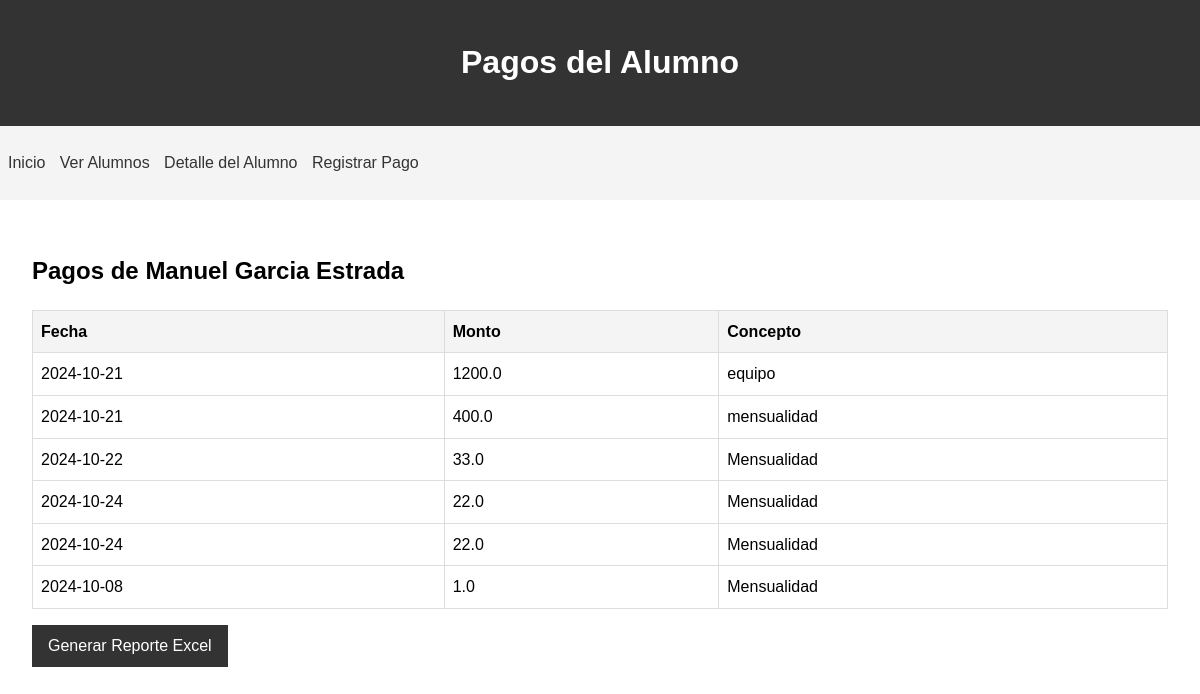
Before: /pagos/2 with the older database file.
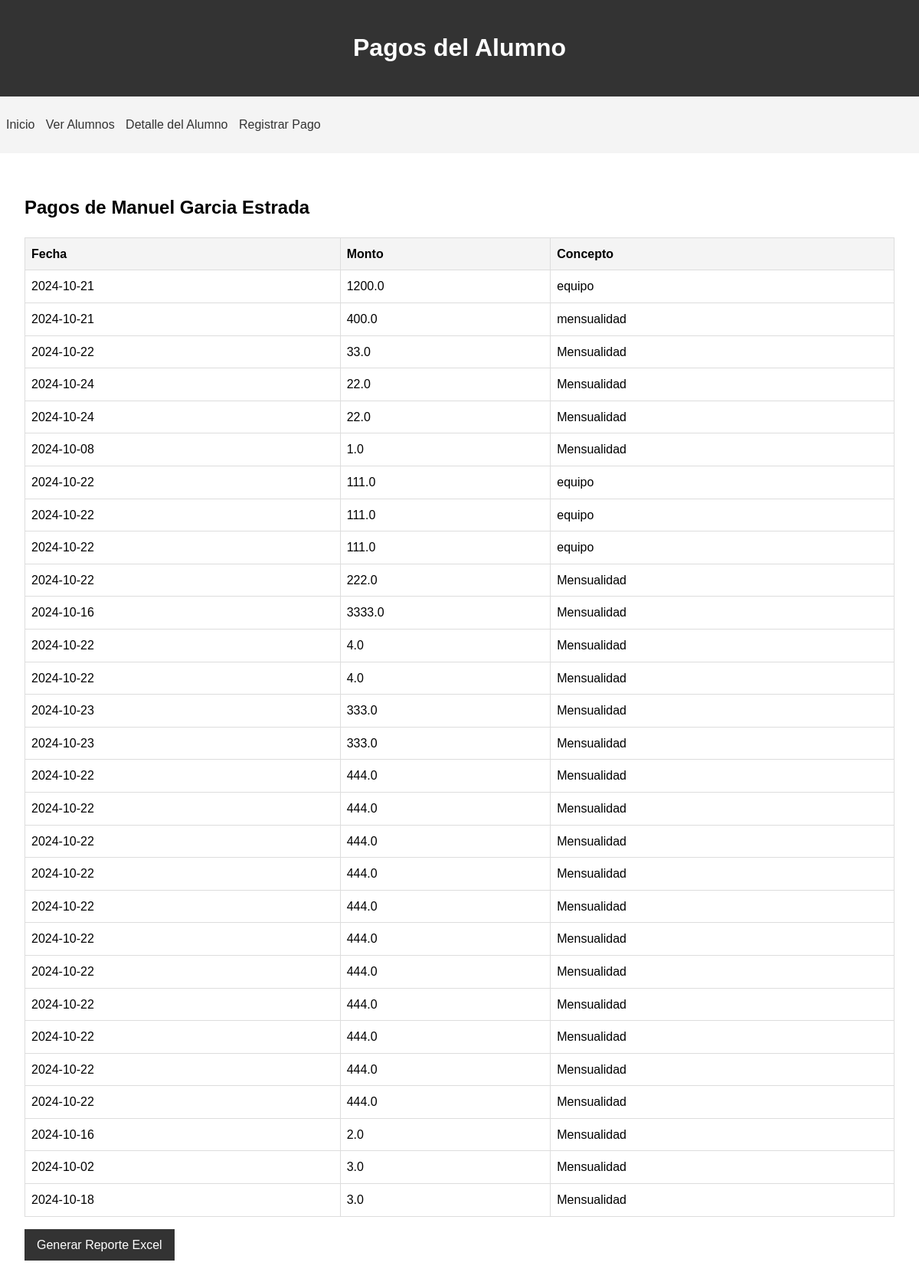
After: the same page with the newer database file.
### app.py (models this page shows)
class Alumno(Base):
    __tablename__ = 'alumnos'
    id = Column(Integer, primary_key=True)
    apaterno = Column(String(50), nullable=False)
    apmaterno = Column(String(50), nullable=False)
    nombre = Column(String(50), nullable=False)
    fbday = Column(Date, nullable=False)
    curp = Column(String(18), unique=True, nullable=False)
    calle = Column(String(100), nullable=True)
    numero = Column(String(10), nullable=False)
    colonia = Column(String(100), nullable=False)
    email = Column(String(100), nullable=False)
    telefono = Column(String(15), nullable=False)
    numafiliacion = Column(String(20), unique=True, nullable=True)
    estatus = Column(String(10), nullable=False)
    pagos = relationship("Pago", back_populates="alumno")

class Pago(Base):
    __tablename__ = 'pagos'
    id = Column(Integer, primary_key=True)
    alumno_id = Column(Integer, ForeignKey('alumnos.id'))
    fecha = Column(Date, nullable=False)
    monto = Column(Float, nullable=False)
    concepto = Column(String(100), nullable=False)
    alumno = relationship("Alumno", back_populates="pagos")

### app.py (the view)
@app.route('/pagos/<int:alumno_id>')
def pagos(alumno_id): #redefinit variable a getpagos para identificar que es el listado de pagos
    session = Session()
    try:
        alumno = session.query(Alumno).get(alumno_id)
        pagos = session.query(Pago).filter_by(alumno_id=alumno_id).all()
        return render_template('pagos.html', alumno=alumno, pagos=pagos)
    except Exception as e:
        return f"Error: {str(e)}"
    finally:
        session.close()

### templates/pagos.html (shortened to what this page needs)
<!DOCTYPE html>
<html lang="es">
<head>
    <link rel="stylesheet" href="{{ url_for('static', filename='css/styles.css') }}">
</head>
<body>
    <header>
        <h1>Pagos del Alumno</h1>
    </header>
    <nav>
        <ul>
            <li><a href="{{ url_for('index') }}">Inicio</a></li>
            <li><a href="{{ url_for('lista_alumnos') }}">Ver Alumnos</a></li>
            <li><a href="{{ url_for('detalle_alumno', id=alumno.id) }}">Detalle del Alumno</a></li>
            <li><a href="{{ url_for('pago', alumno_id=alumno.id) }}">Registrar Pago</a></li>
        </ul>
    </nav>
    <main>
        <h2>Pagos de {{ alumno.nombre }} {{ alumno.apaterno }} {{ alumno.apmaterno }}</h2>
        <table>
            <thead>
                <tr>
                    <th>Fecha</th>
                    <th>Monto</th>
                    <th>Concepto</th>
                </tr>
            </thead>
            <tbody>
                {% for pago in pagos %}
                <tr>
                    <td>{{ pago.fecha }}</td>
                    <td>{{ pago.monto }}</td>
                    <td>{{ pago.concepto }}</td>
                </tr>
                {% endfor %}
            </tbody>
        </table>
        <a href="{{ url_for('generar_reporte_pagos', alumno_id=alumno.id) }}" class="button">Generar Reporte Excel</a>
    </main>
</body>
</html>

### static/css/styles.css (style rules this page uses)
body { font-family: Arial, sans-serif; line-height: 1.6; margin: 0; padding: 0; }
header { background-color: #333; color: #fff; text-align: center; padding: 1rem; }
nav { background-color: #f4f4f4; padding: 0.5rem; }
nav ul { list-style-type: none; padding: 0; }
nav ul li { display: inline; margin-right: 10px; }
nav ul li a { text-decoration: none; color: #333; }
main { padding: 2rem; }
table { width: 100%; border-collapse: collapse; margin-top: 1rem; }
th, td { border: 1px solid #ddd; padding: 0.5rem; text-align: left; }
th { background-color: #f4f4f4; }
.button { display: inline-block; padding: 0.5rem 1rem; background-color: #333; color: #fff; text-decoration: none; margin-top: 1rem; }

Changed rows visible on the page:
added Pago: fecha "2024-10-22", monto "111.0", concepto "equipo"
added Pago: fecha "2024-10-22", monto "111.0", concepto "equipo"
added Pago: fecha "2024-10-22", monto "111.0", concepto "equipo"
added Pago: fecha "2024-10-22", monto "222.0", concepto "Mensualidad"
added Pago: fecha "2024-10-16", monto "3333.0", concepto "Mensualidad"
added Pago: fecha "2024-10-22", monto "4.0", concepto "Mensualidad"
added Pago: fecha "2024-10-22", monto "4.0", concepto "Mensualidad"
added Pago: fecha "2024-10-23", monto "333.0", concepto "Mensualidad"
added Pago: fecha "2024-10-23", monto "333.0", concepto "Mensualidad"
added Pago: fecha "2024-10-22", monto "444.0", concepto "Mensualidad"
added Pago: fecha "2024-10-22", monto "444.0", concepto "Mensualidad"
added Pago: fecha "2024-10-22", monto "444.0", concepto "Mensualidad"
added Pago: fecha "2024-10-22", monto "444.0", concepto "Mensualidad"
added Pago: fecha "2024-10-22", monto "444.0", concepto "Mensualidad"
added Pago: fecha "2024-10-22", monto "444.0", concepto "Mensualidad"
added Pago: fecha "2024-10-22", monto "444.0", concepto "Mensualidad"
added Pago: fecha "2024-10-22", monto "444.0", concepto "Mensualidad"
added Pago: fecha "2024-10-22", monto "444.0", concepto "Mensualidad"
added Pago: fecha "2024-10-22", monto "444.0", concepto "Mensualidad"
added Pago: fecha "2024-10-22", monto "444.0", concepto "Mensualidad"
added Pago: fecha "2024-10-16", monto "2.0", concepto "Mensualidad"
added Pago: fecha "2024-10-02", monto "3.0", concepto "Mensualidad"
added Pago: fecha "2024-10-18", monto "3.0", concepto "Mensualidad"
